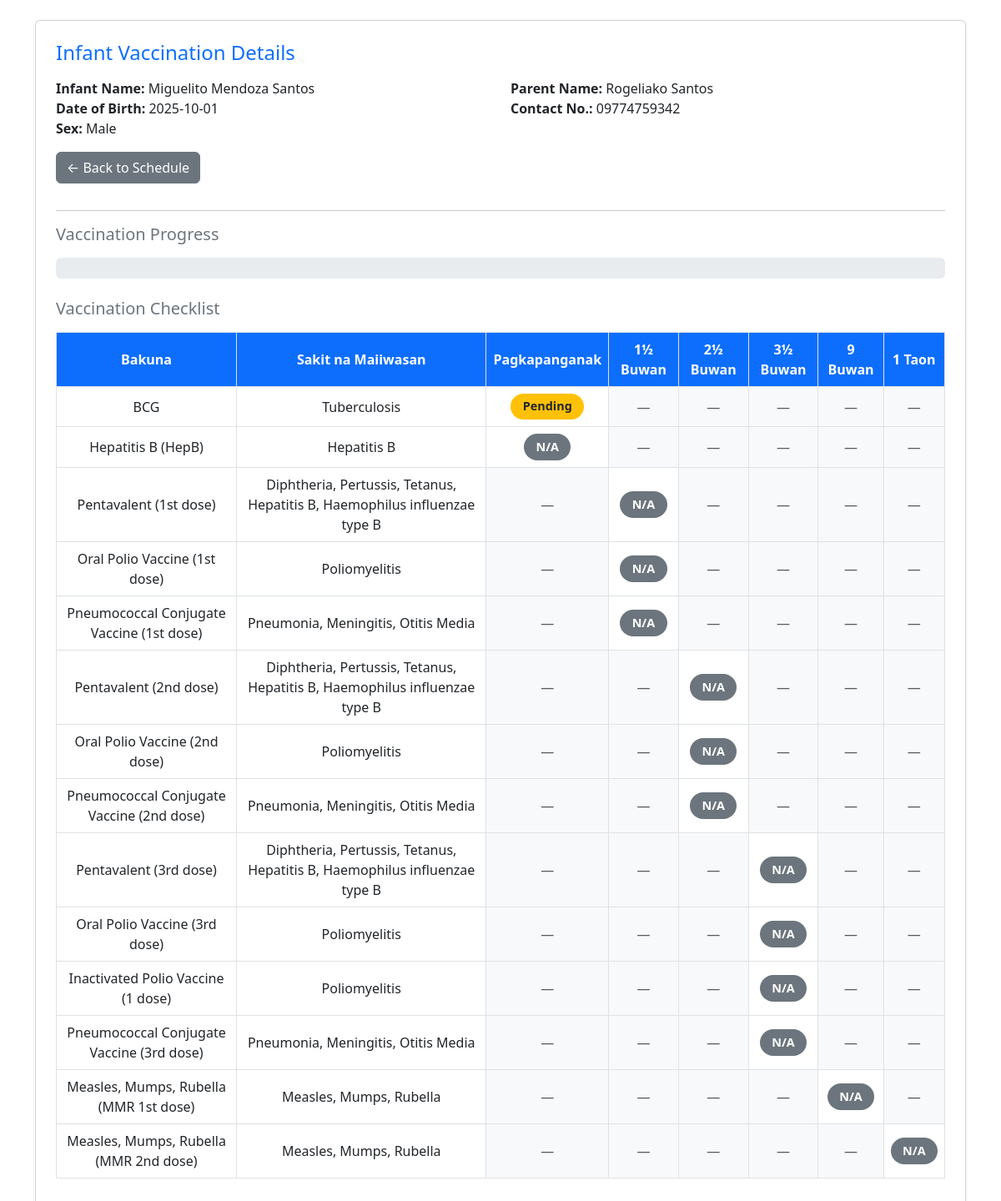
The app's page /vaccination_details.php?id=1 with its own data.
### tables this page shows
CREATE TABLE `infantinfo` (
  `id` int(11) NOT NULL,
  `firstname` varchar(25) NOT NULL,
  `middlename` varchar(255) DEFAULT NULL,
  `surname` varchar(25) NOT NULL,
  `dateofbirth` varchar(25) NOT NULL,
  `placeofbirth` varchar(25) NOT NULL,
  `sex` enum('Male','Female') DEFAULT NULL,
  `weight` double NOT NULL,
  `height` double NOT NULL,
  `remarks` varchar(255) DEFAULT NULL,
  `bloodtype` varchar(5) NOT NULL,
  `nationality` varchar(25) NOT NULL,
  `parent_id` int(11) DEFAULT NULL
);

CREATE TABLE `parents` (
  `id` int(11) NOT NULL,
  `first_name` varchar(100) NOT NULL,
  `last_name` varchar(100) NOT NULL,
  `email` varchar(150) DEFAULT NULL,
  `phone` varchar(20) DEFAULT NULL,
  `address` text DEFAULT NULL,
  `purok` enum('Purok 1','Purok 2','Purok 3','Purok 4','Purok 5','Purok 6','Purok 7') NOT NULL,
  `Municipality` enum('Aliaga','Bongabon','Cabiao','Carranglan','Gabaldon','General Mamerto Natividad','General Tinio','Guimba','Jaen','Laur','Licab','Llanera','Lupao','Nampicuan','Pantabangan','Peñaranda','Quezon','Rizal','San Antonio','San Isidro','San Leonardo','Santa Rosa','Santo Domingo','Talavera','Talugtug','Zaragoza','Cabanatuan City','Gapan City','Science City of Muñoz','Palayan City','San Jose City') NOT NULL,
  `Province` enum('Aurora','Bataan','Bulacan','Nueva Ecija','Pampanga','Tarlac','Zambales') NOT NULL DEFAULT 'Nueva Ecija',
  `baranggay` varchar(100) DEFAULT NULL,
  `created_at` timestamp NOT NULL DEFAULT current_timestamp(),
  `updated_at` timestamp NOT NULL DEFAULT current_timestamp() ON UPDATE current_timestamp(),
  `barangay` varchar(100) DEFAULT NULL
);

CREATE TABLE `tbl_vaccine_reference` (
  `id` int(11) NOT NULL,
  `vaccine_name` varchar(100) DEFAULT NULL,
  `disease_prevented` varchar(150) DEFAULT NULL,
  `age_stage` varchar(20) DEFAULT NULL,
  `at_birth` tinyint(1) DEFAULT 0,
  `one_half_month` tinyint(1) DEFAULT 0,
  `two_half_month` tinyint(1) DEFAULT 0,
  `three_half_month` tinyint(1) DEFAULT 0,
  `nine_month` tinyint(1) DEFAULT 0,
  `one_year` tinyint(1) DEFAULT 0
);

### vaccination_details.php (the view, shortened to what this page needs)
<?php
include 'dbForm.php';
$infant_id = 0;
if (isset($_GET['id'])) $infant_id = intval($_GET['id']);
elseif (isset($_GET['infant_id'])) $infant_id = intval($_GET['infant_id']);
$sql = "SELECT
            i.id AS infant_id,
            CONCAT_WS(' ', i.firstname, i.middlename, i.surname) AS infant_name,
            i.dateofbirth,
            i.sex,
            CONCAT_WS(' ', p.first_name, p.last_name) AS parent_name,
            p.phone AS parent_contact
        FROM infantinfo i
        JOIN parents p ON i.parent_id = p.id
        WHERE i.id = ?";
$stmt = $con->prepare($sql);
$stmt->bind_param("i", $infant_id);
$stmt->execute();
$infant = $stmt->get_result()->fetch_assoc();
$refResult = $con->query("SELECT * FROM tbl_vaccine_reference ORDER BY
    FIELD(age_stage,'Birth','1½ mo','2½ mo','3½ mo','9 mo','1 yr'), id ASC");
$vaccine_reference = [];
$referenceStageMap = [];
while ($row = $refResult->fetch_assoc()) {
    $vaccine_reference[] = $row;
    $vaccineName = $row['vaccine_name'] ?? '';
    $ageStage = $row['age_stage'] ?? '';
    if ($vaccineName !== '' && $ageStage !== '') {
        $status_map[$vaccineName][$ageStage] = 'N/A';
        if (!isset($referenceStageMap[$vaccineName])) {
            $referenceStageMap[$vaccineName] = [];
        }
        $referenceStageMap[$vaccineName][] = $ageStage;
    }
}
$schedStmt = $con->prepare("SELECT vaccine_name, stage, status FROM tbl_vaccination_schedule WHERE infant_id=?");
$schedStmt->bind_param("i", $infant_id);
$schedStmt->execute();
$scheduleResult = $schedStmt->get_result();
while ($row = $scheduleResult->fetch_assoc()) {
    $vaccineName = $row['vaccine_name'] ?? '';
    $stage = $row['stage'] ?? '';
    if ($stage === '' || $stage === null) {
        $stageList = $referenceStageMap[$vaccineName] ?? [];
        $stage = $stageList[0] ?? '';
    }
    $statusValue = ($row['status'] === 'Completed') ? 'Completed' : 'Pending';
    $status_map[$vaccineName][$stage] = $statusValue;
}
$stages = [
    'Birth' => 'Pagkapanganak',
    '1½ mo' => '1½ Buwan',
    '2½ mo' => '2½ Buwan',
    '3½ mo' => '3½ Buwan',
    '9 mo' => '9 Buwan',
    '1 yr' => '1 Taon'
];
?>
<!DOCTYPE html>
<html lang="en">
<head>
    <link href="https://cdn.jsdelivr.net/npm/bootstrap@5.3.0/dist/css/bootstrap.min.css" rel="stylesheet">
</head>
<body class="container py-4">
    <div class="card shadow-sm p-4">
        <h4 class="mb-3 text-primary">Infant Vaccination Details</h4>
        <div class="row mb-3">
            <div class="col-md-6">
                <strong>Infant Name:</strong> <?= htmlspecialchars($infant['infant_name']); ?><br>
                <strong>Date of Birth:</strong> <?= htmlspecialchars($infant['dateofbirth']); ?><br>
                <strong>Sex:</strong> <?= htmlspecialchars($infant['sex']); ?>
            </div>
            <div class="col-md-6">
                <strong>Parent Name:</strong> <?= htmlspecialchars($infant['parent_name']); ?><br>
                <strong>Contact No.:</strong> <?= htmlspecialchars($infant['parent_contact']); ?>
            </div>
            <div class="col-md-12">
                <a href="vaccination_schedule.php" class="btn btn-secondary mt-3">← Back to Schedule</a>
            </div>
        </div>
        <hr>
        <h5 class="text-secondary mb-3">Vaccination Progress</h5>
        <div class="mb-4">
            <div class="progress" style="height:25px;">
            </div>
        </div>
        <h5 class="text-secondary mb-3">Vaccination Checklist</h5>
        <div class="table-responsive">
            <table class="table table-bordered align-middle text-center">
                <thead>
                    <tr>
                        <th>Bakuna</th>
                        <th>Sakit na Maiiwasan</th>
                        <?php foreach ($stages as $label) echo "<th>$label</th>"; ?>
                    </tr>
                </thead>
                <tbody>
                    <?php foreach ($vaccine_reference as $vaccine): ?>
                        <tr>
                            <td><?= htmlspecialchars($vaccine['vaccine_name']); ?></td>
                            <td><?= htmlspecialchars($vaccine['disease_prevented']); ?></td>
                            <?php
                            foreach ($stages as $db_stage => $label):
                                if ($vaccine['age_stage'] === $db_stage):
                                    $status = $status_map[$vaccine['vaccine_name']][$db_stage] ?? 'N/A';
                                    if ($status === 'Completed') {
                                        $badgeClass = 'bg-success text-white';
                                    } elseif ($status === 'Pending') {
                                        $badgeClass = 'bg-warning text-dark';
                                    } else {
                                        $status = 'N/A';
                                        $badgeClass = 'bg-secondary text-white';
                                    }
                                    $displayStatus = htmlspecialchars($status);
                                    echo "<td><span class='badge $badgeClass badge-status'>$displayStatus</span></td>";
                                else:
                                    echo "<td class='bg-light text-muted'>—</td>";
                                endif;
                            endforeach;
                            ?>
                        </tr>
                    <?php endforeach; ?>
                </tbody>
            </table>
        </div>
    </div>
</body>
</html>

### vaccination_details.php (style rules this page uses)
.table thead th { background-color: #0d6efd; color: white; text-align: center; vertical-align: middle; }
.table td { text-align: center; vertical-align: middle; }
.badge-status { font-size: 0.9rem; padding: 0.6em 1em; border-radius: 1rem; }

### records on screen
infantinfo: dateofbirth "2025-10-01", sex "Male", parent.phone "09774759342"
tbl_vaccine_reference: vaccine_name "BCG", disease_prevented "Tuberculosis", vaccine_name "Pending"
tbl_vaccine_reference: vaccine_name "Hepatitis B (HepB)", disease_prevented "Hepatitis B", vaccine_name "N/A"
tbl_vaccine_reference: vaccine_name "Pentavalent (1st dose)", disease_prevented "Diphtheria, Pertussis, Tetanus, Hepatitis B, Haemophilus influenzae type B", vaccine_name "N/A"
tbl_vaccine_reference: vaccine_name "Oral Polio Vaccine (1st dose)", disease_prevented "Poliomyelitis", vaccine_name "N/A"
tbl_vaccine_reference: vaccine_name "Pneumococcal Conjugate Vaccine (1st dose)", disease_prevented "Pneumonia, Meningitis, Otitis Media", vaccine_name "N/A"
tbl_vaccine_reference: vaccine_name "Pentavalent (2nd dose)", disease_prevented "Diphtheria, Pertussis, Tetanus, Hepatitis B, Haemophilus influenzae type B", vaccine_name "N/A"
tbl_vaccine_reference: vaccine_name "Oral Polio Vaccine (2nd dose)", disease_prevented "Poliomyelitis", vaccine_name "N/A"
tbl_vaccine_reference: vaccine_name "Pneumococcal Conjugate Vaccine (2nd dose)", disease_prevented "Pneumonia, Meningitis, Otitis Media", vaccine_name "N/A"
tbl_vaccine_reference: vaccine_name "Pentavalent (3rd dose)", disease_prevented "Diphtheria, Pertussis, Tetanus, Hepatitis B, Haemophilus influenzae type B", vaccine_name "N/A"
tbl_vaccine_reference: vaccine_name "Oral Polio Vaccine (3rd dose)", disease_prevented "Poliomyelitis", vaccine_name "N/A"
tbl_vaccine_reference: vaccine_name "Inactivated Polio Vaccine (1 dose)", disease_prevented "Poliomyelitis", vaccine_name "N/A"
tbl_vaccine_reference: vaccine_name "Pneumococcal Conjugate Vaccine (3rd dose)", disease_prevented "Pneumonia, Meningitis, Otitis Media", vaccine_name "N/A"
tbl_vaccine_reference: vaccine_name "Measles, Mumps, Rubella (MMR 1st dose)", disease_prevented "Measles, Mumps, Rubella", vaccine_name "N/A"
tbl_vaccine_reference: vaccine_name "Measles, Mumps, Rubella (MMR 2nd dose)", disease_prevented "Measles, Mumps, Rubella", vaccine_name "N/A"

### other values on screen
$infant['infant_name'] "Miguelito Mendoza Santos"
$infant['parent_name'] "Rogeliako Santos"
$label "Pagkapanganak"
$label "1½ Buwan"
$label "2½ Buwan"
$label "3½ Buwan"
$label "9 Buwan"
$label "1 Taon"
